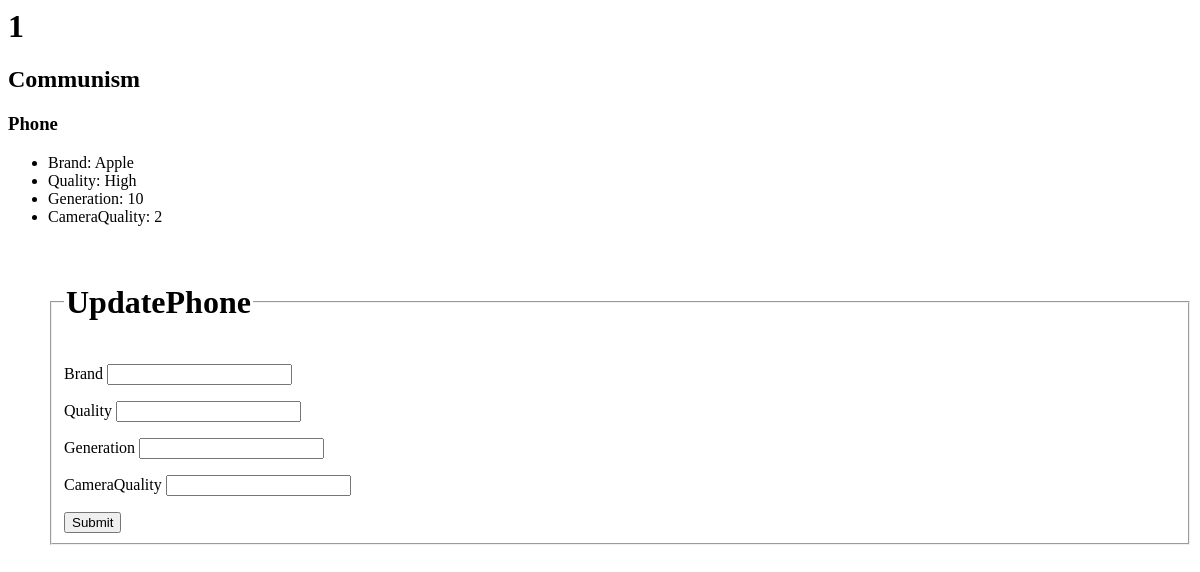
The app's page /WebStore/ProductDetails/1/, older data.
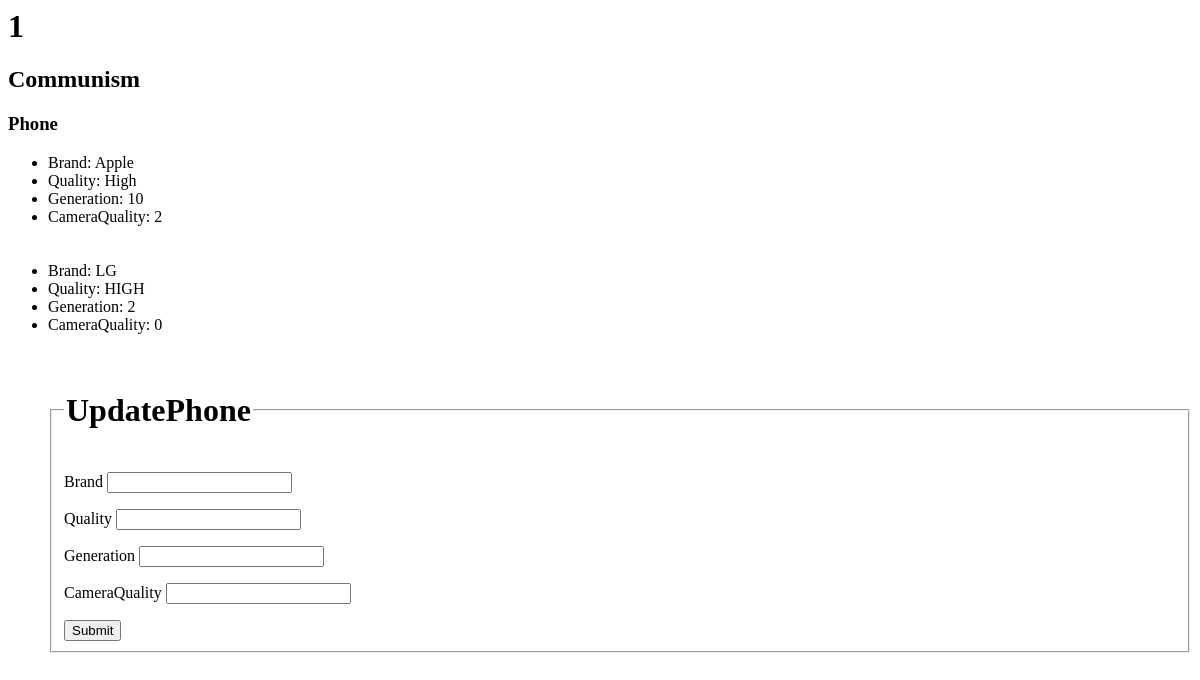
The same page, newer data.
### WebStore/models.py (models this page shows)
class Phones(models.Model):
    ProductID = models.ForeignKey(Products, on_delete=models.CASCADE)
    Brand = models.CharField(max_length=200)
    Quality = models.CharField(max_length=200)
    Generation = models.IntegerField()
    CameraQuality = models.IntegerField()

### WebStore/views.py (the view)
# urls.py: path('ProductDetails/<int:ProductID>/', views.ProductDetails, name='ProductDetails'),
def ProductDetails(request, ProductID):
    product = get_object_or_404(Products, pk=ProductID)
    return render(request, 'WebStore/ProductDetails.html', {'product':product})

### WebStore/templates/WebStore/ProductDetails.html (shortened to what this page needs)
<h1>{{ product.ProductID }}</h1>
<h2>{{ product.Description }}</h2>
<h3>{{ product.Type }}</h3>
<ul>
    {% if product.Type == "Phone" %}
    {% for Phones in product.phones_set.all %}
    <li> Brand: {{ Phones.Brand }}</li>
    <li> Quality: {{ Phones.Quality }}</li>
    <li> Generation: {{ Phones.Generation }}</li>
    <li> CameraQuality: {{ Phones.CameraQuality }}</li>
    <br><br>
    {% endfor %}
    <form action="{% url 'WebStore:UpdatePhone' product.ProductID %}" method="post">
        <fieldset>
            <legend>
                <h1>UpdatePhone </h1>
            </legend>
            <p>Brand <input type="text" name="Brand"> </p>
            <p>Quality <input type="text" name="Quality"> </p>
            <p>Generation <input type="number" name="Generation"> </p>
            <p>CameraQuality <input type="number" name="CameraQuality"> </p>
            <input type="submit" value="Submit">
    </form>
    {% endif %}
</ul>

Row changes from the older to the newer data that the page shows:
added Phones: Brand "LG", Quality "HIGH", Generation "2", CameraQuality "0"
